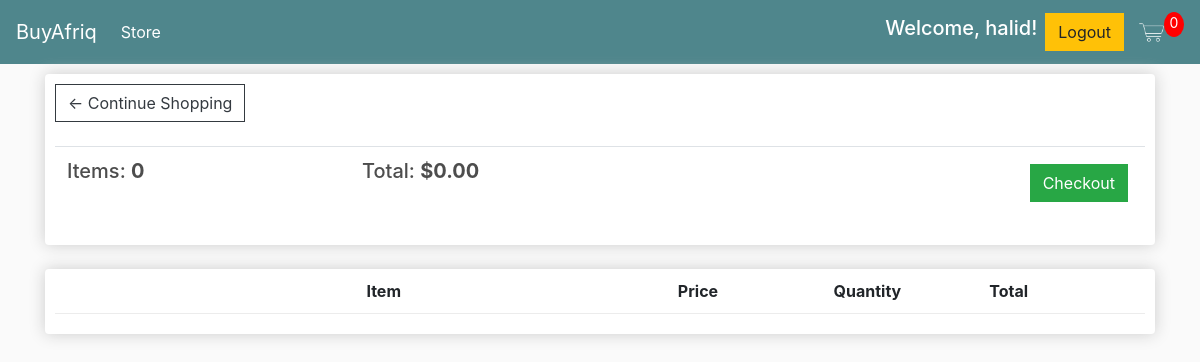
The app's page /cart/ (signed in), older data.
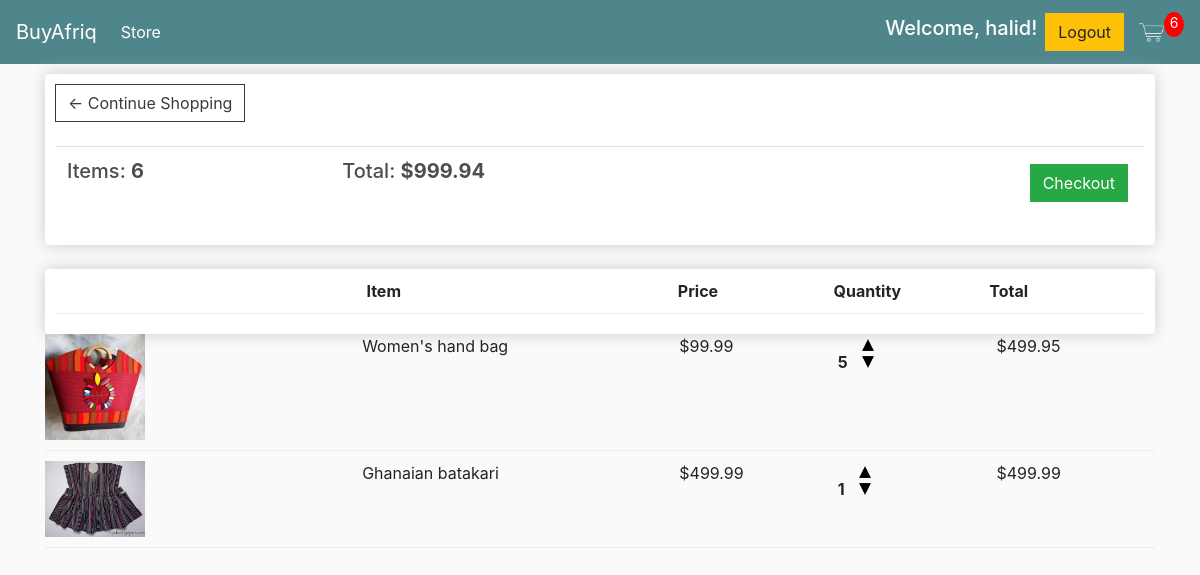
The same page, newer data.
### store/models.py (models this page shows, shortened)
class Customer(models.Model):
    user = models.OneToOneField(User, null=True, blank=True, on_delete=models.CASCADE)
    name = models.CharField(max_length=200, null=True)
    email = models.EmailField(null=True)

class Order(models.Model):
    customer = models.ForeignKey(Customer, on_delete=models.SET_NULL, blank=True, null=True)
    date_ordered = models.DateTimeField(auto_now_add=True)
    complete = models.BooleanField(default=False, null=True, blank=False)
    transaction_id = models.CharField(max_length=200, null=True)
    @property
    def get_cart_total(self):
        orderitems = self.orderitem_set.all()
        total = sum([item.get_total for item in orderitems])
        return total
    @property
    def get_cart_items(self):
        orderitems = self.orderitem_set.all()
        total = sum([item.quantity for item in orderitems])
        return total

class OrderItem(models.Model):
    product = models.ForeignKey(Product, on_delete=models.SET_NULL, blank=True, null=True)
    order = models.ForeignKey(Order, on_delete=models.SET_NULL, blank=True, null=True)
    quantity = models.BigIntegerField(default=0, null=True, blank=True)
    date_added = models.DateTimeField(auto_now_add=True)
    @property
    def get_total(self):
        total = self.product.price * self.quantity
        return total

class Product(models.Model):
    name = models.CharField(max_length=200, null=True)
    slug = models.SlugField(unique=True)
    description = models.CharField(max_length=1000, blank=True, null=True)
    quantity = models.IntegerField(null=True, blank=True)
    allowed4shipping = models.IntegerField(default=10)
    price = models.DecimalField(max_digits=6, decimal_places=2)
    image = models.ImageField(upload_to='images')
    digital = models.BooleanField(default=False, null=True, blank=False)
    sellers_email = models.EmailField(blank=True, null=True)

### store/views.py (the view)
# urls.py: path('cart/', views.cart, name="cart"),
def cart(request):
    user_is_logged = user_status(request)
    data = cartData(request)
    cartItems = data['cartItems']
    order = data['order']
    items = data['items']
    if request.user.is_authenticated:
        customer_name = data['customer'].name
    else:
        customer_name = ''
    context = {
        'items': items,
        'order':order,
        'cartItems': cartItems,
        'user_is_logged': user_is_logged,
        'customer_name': customer_name
        }
    return render(request, 'store/cart.html', context)

### store/utils.py (called while the page is built)
def user_status(request):
    if request.user.is_authenticated:
        return True
    else:
        return False

def cartData(request):
    if request.user.is_authenticated:
        customer = request.user.customer
        order, created = Order.objects.get_or_create(customer=customer, complete=False)
        items = order.orderitem_set.all()
        cartItems = order.get_cart_items
    else:
        cookieData = cookieCart(request)
        cartItems = cookieData['cartItems']
        order = cookieData['order']
        items = cookieData['items']
    if request.user.is_authenticated:
        return {
            'cartItems':cartItems,
            'order': order,
            'items':items,
            'customer': customer
        }
    else:
        return {
            'cartItems':cartItems,
            'order': order,
            'items':items,
        }

### store/templates/store/cart.html
{% extends 'store/main.html' %}
{% load static %}
{% block content %}
    <div class="row">
        <div class="col-lg-12">
            <div class="box-element">
                <a class="btn  btn-outline-dark" href="{% url 'store' %}">&#x2190; Continue Shopping</a>
                <br>
                <br>
                <table class="table">
                    <tr>
                        <th><h5>Items: <strong>{{order.get_cart_items}}</strong></h5> </th>
                        <th><h5>Total: <strong>${{order.get_cart_total|floatformat:2}}</strong></h5> </th>
                        <th>
                            <a style="float:right; margin:5px" class="btn btn-success" href="{% url 'checkout' %}">Checkout</a>
                        </th>
                    </tr>
                </table>
            </div>
            <br>
            <div class="box-element">
                <div class="cart-row">
                    <div style="flex:2"></div>
                    <div style="flex:2"><strong>Item</strong></div>
                    <div style="flex:1"><strong>Price</strong></div>
                    <div style="flex:1"><strong>Quantity</strong></div>
                    <div style="flex:1"><strong>Total</strong></div>
                </div>
            </div>
            {% for item in items %}
            <div class="cart-row">
                <div style="flex:2"><img class="row-image" src="{{item.product.image.url}}"></div>
                <div style="flex:2">{{item.product.name}}</div>
                <div style="flex:1">${{item.product.price|floatformat:2}}</div>
                <div style="flex:1">
                    <p class="quantity">{{item.quantity}}</p>
                    <div class="quantity">
                        <img data-product="{{item.product.id}}" data-action="add" class="chg-quantity update-cart" src="{% static 'store/images/up-arrow.png' %}">
                        <img data-product="{{item.product.id}}" data-action="remove" class="chg-quantity update-cart" src="{% static 'store/images/down-arrow.png' %}">
                    </div>
                </div>
                <div style="flex:1">${{ item.get_total|floatformat:2}}</div>
            </div>
            {% endfor %}
        </div>
    </div>
{% endblock content %}

### store/templates/store/main.html (shortened to what this page needs)
{% load static %}
<!DOCTYPE html>
<html lang="en">
<head>
	<link rel="stylesheet" href="https://stackpath.bootstrapcdn.com/bootstrap/4.4.1/css/bootstrap.min.css">
    <link rel="stylesheet" type="text/css" href="{% static 'store/styles/main.css' %}">
</head>
<body>
    <nav class="navbar navbar-expand-lg navbar-dark bg-dark">
        <a class="navbar-brand" href="{% url 'store' %}">BuyAfriq</a>
        <div class="collapse navbar-collapse" id="navbarSupportedContent">
          <ul class="navbar-nav mr-auto">
            <li class="nav-item active">
              <a class="nav-link" href="{% url 'store' %}">Store <span class="sr-only">(current)</span></a>
            </li>
          </ul>
          <div class="form-inline my-2 my-lg-0">
              {% if user_is_logged %}
              <ul class="navbar-nav mr-auto">
                <li class="nav-item active">
                  <h5 class="nav-link">Welcome, {{ customer_name }}! <span class="sr-only">(current)</span></h5>
                </li>
              </ul>
               <a href="{% url 'logout' %}"class="btn btn-warning">Logout</a>
              {% else %}
                <a href="{% url 'login' %}"class="btn btn-warning">Login</a>
              {% endif %}
               <a href="{% url 'cart' %}">
                  <img  id="cart-icon" src="{% static 'store/images/cart.png' %}">
              </a>
              <p id="cart-total">{{cartItems}}</p>
          </div>
        </div>
      </nav>
    <div class="container">
       {% block content %}
       {% endblock content%}
    </div>
</body>
</html>

Row changes from the older to the newer data that the page shows:
removed Order: get_cart_items "0", get_cart_total "0.00"
added Order: get_cart_items "6", get_cart_total "999.94"
added OrderItem: product.image (picture), product.name "Women's hand bag", product.price "99.99", quantity "5", get_total "499.95"
added OrderItem: product.image (picture), product.name "Ghanaian batakari", product.price "499.99", quantity "1", get_total "499.99"
Text that changed along with them:
{{ cartItems }}: "0" → "6"
